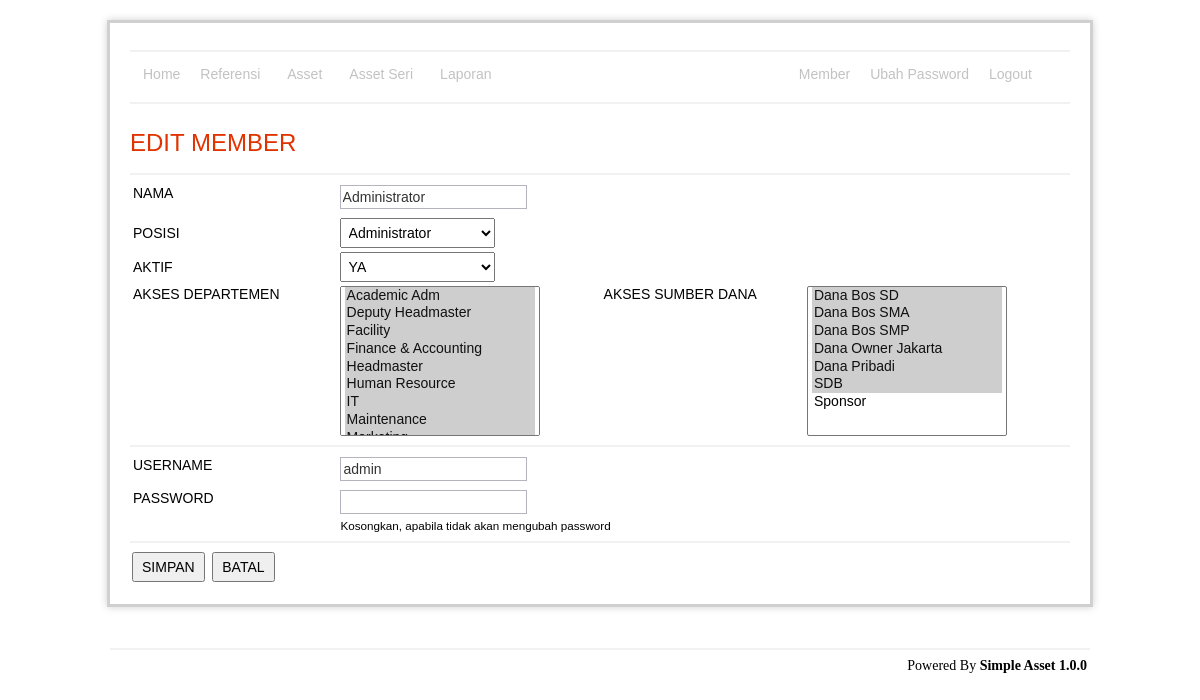
Screenshot of /admin/member/edit.php?id=1 (signed in) with the database file from the repository.
### tables this page shows
CREATE TABLE `member` (
  `id` int(11) NOT NULL AUTO_INCREMENT,
  `name` varchar(255) NOT NULL,
  `access_departement_id` varchar(255) NOT NULL,
  `access_fund_id` varchar(255) NOT NULL,
  `position_id` int(11) NOT NULL,
  `is_enabled` enum('0','1') NOT NULL DEFAULT '1',
  PRIMARY KEY (`id`)
);

CREATE TABLE `position` (
  `id` int(11) NOT NULL AUTO_INCREMENT,
  `name` varchar(255) NOT NULL,
  `privilage` char(9) NOT NULL,
  `is_delete` enum('0','1') NOT NULL DEFAULT '0' COMMENT '0=not delete, 1=delete',
  PRIMARY KEY (`id`)
);

CREATE TABLE `departement` (
  `id` int(11) NOT NULL AUTO_INCREMENT,
  `name` varchar(255) NOT NULL,
  `description` tinytext,
  `is_fix` enum('0','1') NOT NULL DEFAULT '0' COMMENT '0= can be delete, 1= not delete',
  PRIMARY KEY (`id`)
);

CREATE TABLE `fund` (
  `id` int(11) NOT NULL AUTO_INCREMENT,
  `name` varchar(255) NOT NULL,
  `is_delete` enum('0','1') NOT NULL DEFAULT '0',
  PRIMARY KEY (`id`)
);

CREATE TABLE `user` (
  `id` int(11) NOT NULL AUTO_INCREMENT,
  `username` varchar(255) NOT NULL,
  `password` varchar(255) NOT NULL,
  `member_id` int(11) NOT NULL,
  PRIMARY KEY (`id`)
);

### admin/member/editRead.php (called while the page is built, shortened)
<?php
include '../../lib/connection.php';
$id = $_REQUEST['id'];
$query = "select id,name,position_id,is_enabled,access_departement_id,
			access_fund_id
		from member
		where id='$id'";
$tmp = mysqli_query($con, $query) or die(mysqli_error($con));
$data = mysqli_fetch_array($tmp);
$query = "select id,username
		from user
		where member_id = '$id'";
$tmp = mysqli_query($con, $query) or die(mysqli_error($con));
$dataUser = mysqli_fetch_array($tmp);
$query = "select id,name
		from position
		where is_delete = '0'
		order by name";
$dataPosition = mysqli_query($con, $query) or die(mysqli_error($con));
$query = "select id,name
		from fund
		where is_delete = '0'
		order by name";
$dataFund = mysqli_query($con, $query) or die(mysqli_error($con));
$query = "select id,name
		from departement
		order by name";
$dataDepartement = mysqli_query($con, $query) or die(mysqli_error($con));
$dataExecutorFund = explode('~', $data['access_fund_id']);
$dataExecutorDepartement = explode('~', $data['access_departement_id']);
?>

### admin/member/edit.php (the view, shortened to what this page needs)
<?php include 'editRead.php' ?>
<h1>EDIT MEMBER</h1>
<hr />
<form action="editSave.php" method="post">
	<table width="100%">
		<tr>
			<td width="22%" valign="top">NAMA</td>
			<td>
				<input name="name" type="text"
					value="<?php echo isset($_POST['name']) ? $_POST['name'] : $data['name'] ?>" />
			</td>
		</tr>
		<tr>
			<td>POSISI</td>
			<td>
				<select name="positionId" style="width:155px">
					<?php while ($val = mysqli_fetch_array($dataPosition)): ?>
						<option value="<?php echo $val['id'] ?>" <?php echo $val['id'] == (isset($_REQUEST['positionId']) ? $_REQUEST['positionId'] : $data['position_id']) ? 'selected' : '' ?>>
							<?php echo $val['name'] ?>
						</option>
					<?php endwhile; ?>
				</select>
			</td>
		</tr>
		<tr>
			<td>AKTIF</td>
			<td colspan="3">
				<select name="aktif" style="width:155px">
					<option value="1" <?php echo isset($_REQUEST['aktif']) ? (($_REQUEST['aktif'] == '1') ? 'selected' : '') : (($data['is_enabled'] == '1') ? 'selected' : '') ?>>YA</option>
				</select>
			</td>
		</tr>
		<tr>
			<td valign="top">AKSES DEPARTEMEN</td>
			<td>
				<select name="departementId[]" style="width:200px; height:150px" multiple>
					<?php while ($val = mysqli_fetch_array($dataDepartement)): ?>
						<option value="<?php echo $val['id'] ?>" <?php echo isset($_REQUEST['departementId']) ? (in_array($val['id'], $_REQUEST['departementId']) ? 'selected' : '') : (in_array($val['id'], $dataExecutorDepartement) ? 'selected' : '') ?>> <?php echo $val['name'] ?> </option>
						<?php endwhile; ?>
				</select>
			</td>
			<td valign="top">AKSES SUMBER DANA</td>
			<td>
				<select name="fundId[]" style="width:200px; height:150px" multiple>
					<?php while ($val = mysqli_fetch_array($dataFund)): ?>
						<option value="<?php echo $val['id'] ?>" <?php echo isset($_REQUEST['fundId']) ? (in_array($val['id'], $_REQUEST['fundId']) ? 'selected' : '') : (in_array($val['id'], $dataExecutorFund) ? 'selected' : '') ?>> <?php echo $val['name'] ?> </option>
						<?php endwhile; ?>
				</select>
			</td>
		</tr>
	</table>
	<hr />
	<table width="100%">
		<tr>
			<td width="22%" valign="top">USERNAME</td>
			<td>
				<input name="username" type="text"
					value="<?php echo isset($_POST['username']) ? $_POST['username'] : $dataUser['username'] ?>" />
			</td>
		</tr>
		<tr>
			<td valign="top">PASSWORD</td>
			<td>
				<input name="pwd" type="password" value="" />
				<small>Kosongkan, apabila tidak akan mengubah password</small>
			</td>
		</tr>
	</table>
	<hr />
	<input type="submit" value="SIMPAN" />
	<input type="button" value="BATAL" onclick="window.location='index.php?type=0'" />
</form>
<?php include '../template/main.php' ?>

### admin/asset/css/style.css (style rules this page uses)
#content h1 { color: #e13300; background-color: transparent; font-weight: normal; font-size: 24px; margin: 10px 0 5px 0; padding: 15px 0 10px 0px; text-align:left; }
table { font-size: 14px; }
hr { border: 1px solid #f1f1f1; }
form { margin: 0; padding: 0; text-align: left; }
input[type="text"], input[type="password"], textarea { font-size: 14px; color: #333; border: 1px solid #B3B4BD; font-size: 14px; height: 24px; margin: 0px 0px 5px 0px; }
select { font-size: 14px; height: 30px; padding: 0px 4px 0px 4px; }
input[type="button"], input[type="submit"] { font-size: 14px; height: 30px; padding: 0px 8px 0px 8px; margin: 2px; }

### rows the page displays
member: name "Administrator", positionId "Administrator", aktif "YA", access_departement.name "Academic Adm ☑ / Deputy Headmaster ☑ / Facility ☑ / Finance & Accounting ☑ / Headmaster ☑ / Human Resource ☑ / IT ☑ / Maintenance ☑", access_fund.name "Dana Bos SD ☑ / Dana Bos SMA ☑ / Dana Bos SMP ☑ / Dana Owner Jakarta ☑ / Dana Pribadi ☑ / SDB ☑ / Sponsor"
user: username "admin"
